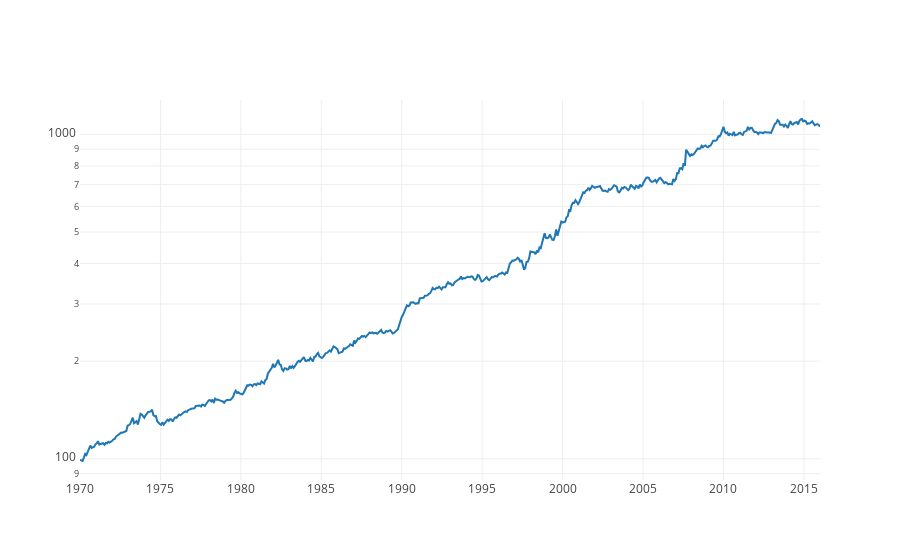

Notebook code cell kept with this figure:
### Code cell
# run performance chart
perf = 100 * np.cumprod(1 + results / 100)

def mychart(perf):
    x_coords = np.linspace(1970, 2016, perf.shape[0])
    
    trace1 = Scatter(
        x = x_coords,
        y = perf,
        name = 'Growth of $1',    
    )

    layout = Layout(
        yaxis=dict(
            type='log',
            autorange=True
        )
    )
    plotdata = [trace1]
    
    fig = Figure(data=plotdata, layout=layout)
    
    iplot(fig)
    
mychart(perf)

### Figure 1 — Plotly figure (JSON) as saved in the notebook; plotly's stock layout.template omitted (floating-point values rounded to 4 significant figures; data arrays with more than 128 entries replaced by an {"elided": "..."} marker saying what was removed)
{"data": [{"name": "Growth of $1", "type": "scatter", "x": {"elided": "576 float values"}, "y": {"elided": "576 float values"}}], "layout": {"yaxis": {"autorange": true, "type": "log"}}}
